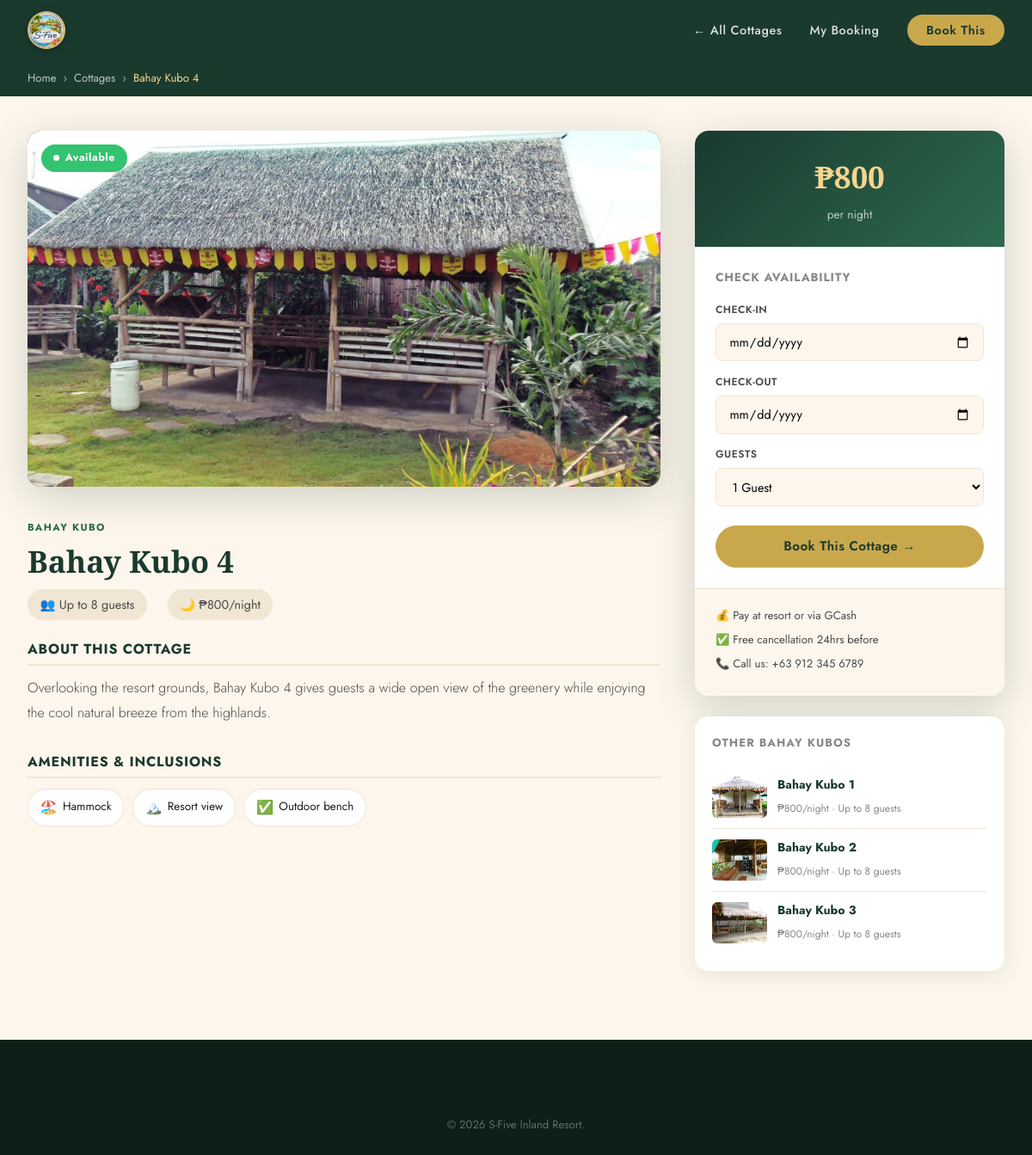
Screenshot of /cottage.php?id=4 with the database file from the repository.
### tables this page shows
CREATE TABLE `cottages` (
  `id` int(11) NOT NULL AUTO_INCREMENT,
  `name` varchar(100) NOT NULL,
  `category` enum('Bahay Kubo','Open Cottage','Kubo Premium') DEFAULT 'Bahay Kubo',
  `description` text DEFAULT NULL,
  `price_per_night` decimal(10,2) NOT NULL,
  `capacity` int(11) NOT NULL,
  `images` text DEFAULT NULL,
  `amenities` text DEFAULT NULL,
  `is_available` tinyint(1) DEFAULT 1,
  `created_at` timestamp NOT NULL DEFAULT current_timestamp(),
  PRIMARY KEY (`id`)
);

CREATE TABLE `cottage_images` (
  `id` int(11) NOT NULL AUTO_INCREMENT,
  `cottage_id` int(11) NOT NULL,
  `filename` varchar(255) NOT NULL,
  `label` varchar(50) DEFAULT 'Photo',
  `sort_order` int(11) DEFAULT 0,
  `uploaded_at` timestamp NOT NULL DEFAULT current_timestamp(),
  PRIMARY KEY (`id`),
  KEY `cottage_id` (`cottage_id`),
  CONSTRAINT `cottage_images_ibfk_1` FOREIGN KEY (`cottage_id`) REFERENCES `cottages` (`id`) ON DELETE CASCADE
);

### cottage.php (the view, shortened to what this page needs)
<?php
$db = getDB();
$id = (int)($_GET['id'] ?? 0);
$stmt = $db->prepare("SELECT * FROM cottages WHERE id = ? AND is_available = 1");
$stmt->execute([$id]);
$cottage = $stmt->fetch();
$related = $db->prepare("SELECT * FROM cottages WHERE category=? AND id!=? AND is_available=1 LIMIT 3");
$related->execute([$cottage['category'], $id]);
$related = $related->fetchAll();
$type_map = ['Bahay Kubo'=>'bahay_kubo','Open Cottage'=>'open_cottage','Kubo Premium'=>'kubo_premium'];
$img_type = $type_map[$cottage['category']] ?? 'bahay_kubo';
$photo_stmt = $db->prepare("SELECT filename FROM cottage_images WHERE cottage_id=? ORDER BY sort_order ASC LIMIT 1");
$photo_stmt->execute([$id]);
$photo_row  = $photo_stmt->fetch();
$single_img = $photo_row
    ? "uploads/cottages/" . $photo_row['filename']
    : "images/cottage_placeholder.php?type={$img_type}&name=" . urlencode($cottage['name']) . "&n={$id}";
$amenities_list = array_map('trim', explode(',', $cottage['amenities']));
?>
<!DOCTYPE html>
<html lang="en">
<head>
    <link rel="stylesheet" href="css/style.css">
    <link rel="stylesheet" href="css/cottage.css">
</head>
<body>
<nav class="navbar navbar-light" id="navbar">
    <div class="nav-container">
        <a href="index.php" class="nav-logo"><img src="images/sfive_logo.jpg" alt="S-Five Inland Resort" class="nav-logo-img"></a>
        <ul class="nav-links">
            <li><a href="index.php#cottages">← All Cottages</a></li>
            <li><a href="check_booking.php">My Booking</a></li>
            <li><a href="booking.php?cottage_id=<?= $id ?>" class="btn-nav">Book This</a></li>
        </ul>
    </div>
</nav>
<div class="cottage-detail-page">
    <div class="breadcrumb-bar">
        <div class="container">
            <a href="index.php">Home</a> <span>›</span>
            <a href="index.php#cottages">Cottages</a> <span>›</span>
            <span><?= htmlspecialchars($cottage['name']) ?></span>
        </div>
    </div>
    <div class="container cottage-detail-layout">
        <div class="cottage-detail-main">
            <div class="gallery-main single-photo">
                <img src="<?= $single_img ?>"
                     alt="<?= htmlspecialchars($cottage['name']) ?>"
                     class="main-photo" id="mainPhotoImg">
                <div class="avail-ribbon available-ribbon">
                    <span class="avail-dot"></span> Available
                </div>
            </div>
            <div class="cottage-detail-info">
                <div class="cdi-header">
                    <div class="cdi-cat-tag"><?= $cottage['category'] ?></div>
                    <h1><?= htmlspecialchars($cottage['name']) ?></h1>
                    <div class="cdi-meta">
                        <span>👥 Up to <?= $cottage['capacity'] ?> guests</span>
                        <span>🌙 ₱<?= number_format($cottage['price_per_night'], 0) ?>/night</span>
                    </div>
                </div>
                <div class="cdi-desc">
                    <h3>About this Cottage</h3>
                    <p><?= htmlspecialchars($cottage['description']) ?></p>
                </div>
                <div class="cdi-amenities">
                    <h3>Amenities & Inclusions</h3>
                    <div class="amenities-list">
                        <?php foreach ($amenities_list as $a): ?>
                        <div class="amenity-chip">
                            <span class="chip-icon">
                                <?php
                                $icons_map = [
                                    'Fan'=>'🌀','Aircon'=>'❄️','Air conditioning'=>'❄️','Split-type Aircon'=>'❄️','Central Aircon'=>'❄️',
                                    'Bathroom'=>'🚿','Hot'=>'🚿','shower'=>'🚿','Jacuzzi'=>'🛁',
                                    'Bed'=>'🛏️','King bed'=>'🛏️','Queen beds'=>'🛏️','bedding'=>'🛏️',
                                    'TV'=>'📺','Smart TV'=>'📺',
                                    'ref'=>'🧊','Mini ref'=>'🧊','Mini bar'=>'🧊',
                                    'BBQ'=>'🔥','grill'=>'🔥',
                                    'Parking'=>'🅿️',
                                    'Fan'=>'🌀','Electric Fan'=>'🌀',
                                    'Veranda'=>'🌿','Garden'=>'🌿',
                                    'tables'=>'🪑','chairs'=>'🪑',
                                    'lighting'=>'💡','lights'=>'💡',
                                    'Sound'=>'🔊','system'=>'🔊',
                                    'Mosquito'=>'🦟','net'=>'🦟',
                                    'view'=>'🏔️','View'=>'🏔️',
                                    'Breakfast'=>'🍳',
                                    'Hammock'=>'🏖️',
                                    'Balcony'=>'🌅',
                                ];
                                $chip_icon = '✅';
                                foreach ($icons_map as $kw => $ico) {
                                    if (stripos($a, $kw) !== false) { $chip_icon = $ico; break; }
                                }
                                echo $chip_icon;
                                ?>
                            </span>
                            <?= htmlspecialchars(trim($a)) ?>
                        </div>
                        <?php endforeach; ?>
                    </div>
                </div>
            </div>
        </div>
        <div class="cottage-detail-sidebar">
            <div class="booking-panel">
                <div class="bp-price">
                    <strong>₱<?= number_format($cottage['price_per_night'], 0) ?></strong>
                    <span>per night</span>
                </div>
                <div class="bp-quick-form">
                    <h4>Check Availability</h4>
                    <form action="booking.php" method="GET">
                        <div class="bp-field">
                            <label>Check-in</label>
                            <input type="date" name="check_in" min="<?= date('Y-m-d') ?>" required>
                        </div>
                        <div class="bp-field">
                            <label>Check-out</label>
                            <input type="date" name="check_out" min="<?= date('Y-m-d', strtotime('+1 day')) ?>" required>
                        </div>
                        <div class="bp-field">
                            <label>Guests</label>
                            <select name="guests">
                                <?php for($i=1;$i<=$cottage['capacity'];$i++): ?>
                                <option value="<?=$i?>"><?=$i?> <?=$i==1?'Guest':'Guests'?></option>
                                <?php endfor; ?>
                            </select>
                        </div>
                        <button type="submit" class="btn-primary" style="width:100%;margin-top:0.5rem;">
                            Book This Cottage →
                        </button>
                    </form>
                </div>
                <div class="bp-notes">
                    <p>💰 Pay at resort or via GCash</p>
                    <p>✅ Free cancellation 24hrs before</p>
                    <p>📞 Call us: +63 912 345 6789</p>
                </div>
            </div>
            <?php if (!empty($related)): ?>
            <div class="related-cottages">
                <h4>Other <?= $cottage['category'] ?>s</h4>
                <?php foreach ($related as $r):
                    $rt = $type_map[$r['category']] ?? 'bahay_kubo';
                    $rp = $db->prepare("SELECT filename FROM cottage_images WHERE cottage_id=? ORDER BY sort_order ASC LIMIT 1");
                    $rp->execute([$r['id']]);
                    $rf = $rp->fetchColumn();
                    $r_img = $rf ? "uploads/cottages/$rf" : "images/cottage_placeholder.php?type={$rt}&n={$r['id']}";
                ?>
                <a href="cottage.php?id=<?= $r['id'] ?>" class="related-card">
                    <img src="<?= $r_img ?>"
                         alt="<?= htmlspecialchars($r['name']) ?>">
                    <div class="related-info">
                        <strong><?= htmlspecialchars($r['name']) ?></strong>
                        <span>₱<?= number_format($r['price_per_night'],0) ?>/night · Up to <?= $r['capacity'] ?> guests</span>
                    </div>
                </a>
                <?php endforeach; ?>
            </div>
            <?php endif; ?>
        </div>
    </div>
</div>
<footer class="footer">
    <div class="footer-bottom"><p>&copy; <?= date('Y') ?> S-Five Inland Resort.</p></div>
</footer>
</body>
</html>

### css/style.css (style rules this page uses)
:root { --green-deep: #1a3a2e; --green-mid: #2d6a4f; --green-light: #74c69d; --gold: #c9a84c; --gold-light: #f4d58d; --earth: #8b5e3c; --cream: #fdf6ec; --cream-dark: #f0e6d3; --white: #ffffff; --text-dark: #1c1c1c; --text-mid: #4a4a4a; --text-light: #888; --shadow-soft: 0 4px 24px rgba(26,58,46,0.10); --shadow-deep: 0 12px 48px rgba(26,58,46,0.20); --radius: 16px; --radius-sm: 8px; }
*, *::before, *::after { box-sizing: border-box; margin: 0; padding: 0; }
html { scroll-behavior: smooth; }
body { font-family: 'Jost', sans-serif; color: var(--text-dark); background: var(--cream); font-weight: 400; line-height: 1.7; overflow-x: hidden; }
h1, h2, h3 { font-family: 'Playfair Display', serif; line-height: 1.2; }
a { text-decoration: none; color: inherit; }
ul { list-style: none; }
img { max-width: 100%; }
.container { max-width: 1200px; margin: 0 auto; padding: 0 2rem; }
.navbar { position: fixed; top: 0; left: 0; right: 0; z-index: 1000; padding: 1.2rem 0; transition: all 0.4s ease; }
.navbar.navbar-light { background: var(--green-deep); padding: 0.8rem 0; }
.nav-container { max-width: 1200px; margin: 0 auto; padding: 0 2rem; display: flex; align-items: center; justify-content: space-between; }
.nav-logo { display: flex; align-items: center; gap: 0.6rem; color: var(--white); }
.nav-links { display: flex; align-items: center; gap: 2rem; }
.nav-links a { color: rgba(255,255,255,0.85); font-size: 0.9rem; font-weight: 500; letter-spacing: 0.04em; transition: color 0.2s; }
.btn-nav { background: var(--gold); color: var(--green-deep) !important; padding: 0.5rem 1.4rem; border-radius: 50px; font-weight: 600 !important; transition: background 0.2s, transform 0.2s !important; }
.btn-primary { display: inline-block; background: var(--gold); color: var(--green-deep); padding: 0.85rem 2rem; border-radius: 50px; font-weight: 600; font-size: 0.95rem; letter-spacing: 0.03em; transition: all 0.3s ease; cursor: pointer; border: none; font-family: 'Jost', sans-serif; }
.footer { background: #0d1f17; padding: 4rem 0 0; }
.footer-bottom { text-align: center; padding: 1.5rem; color: rgba(255,255,255,0.35); font-size: 0.82rem; }
.avail-dot { width: 7px; height: 7px; border-radius: 50%; background: currentColor; animation: pulse-dot 1.5s ease-in-out infinite; }
.nav-logo-img { width: 44px; height: 44px; border-radius: 50%; object-fit: cover; object-position: center; border: 2px solid rgba(201,168,76,0.7); box-shadow: 0 2px 10px rgba(0,0,0,0.25); flex-shrink: 0; transition: transform 0.3s, border-color 0.3s; }
.nav-logo-img { width: 44px; height: 44px; border-radius: 50%; object-fit: cover; object-position: center center; transform-origin: center; border: 2px solid rgba(201,168,76,0.75); box-shadow: 0 2px 10px rgba(0,0,0,0.3); flex-shrink: 0; display: block; transition: transform 0.3s ease, border-color 0.3s ease; background: #fff; }

### rows the page displays
cottages: name "Bahay Kubo 4", category "BAHAY KUBO", capacity "8", price_per_night "800", description "Overlooking the resort grounds, Bahay Kubo 4 gives guests a wide open view of the greenery while enjoying the cool natural breeze from the highlands.", amenities "Hammock", amenities "Resort view", amenities "Outdoor bench"
cottage_images: filename (picture)
cottages: cottage_images.filename (picture), name "Bahay Kubo 1", price_per_night "800", capacity "8"
cottages: cottage_images.filename (picture), name "Bahay Kubo 2", price_per_night "800", capacity "8"
cottages: cottage_images.filename (picture), name "Bahay Kubo 3", price_per_night "800", capacity "8"

### other values shown
$chip_icon "🏖️"
$chip_icon "🏔️"
$chip_icon "✅"
form field guests "1 Guest"
